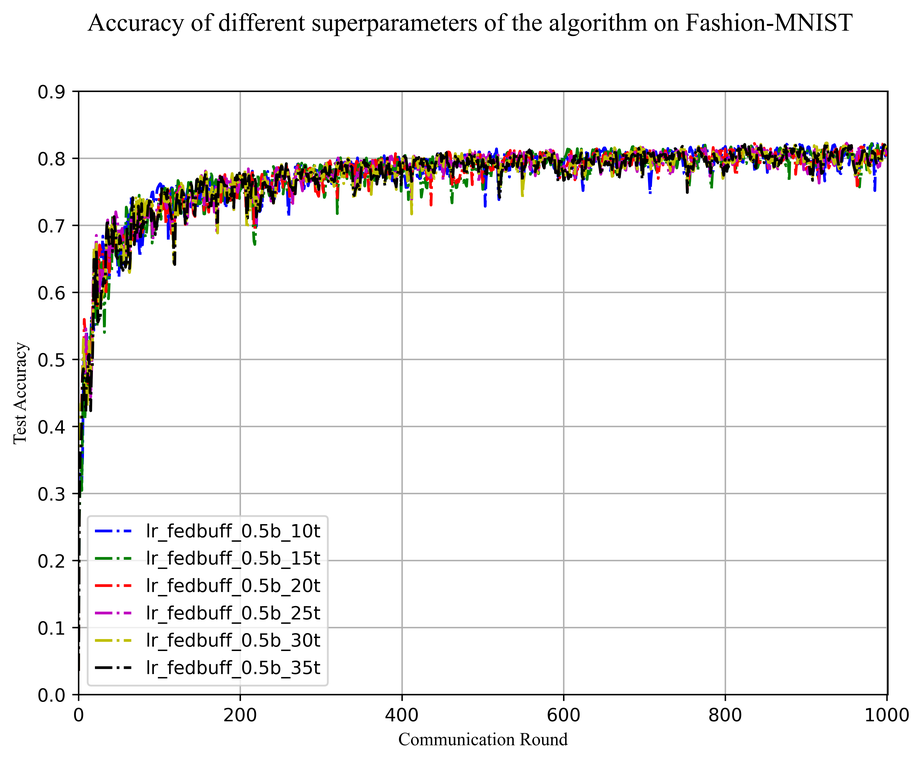
#> input picture dataplot/chaocanshu/FashionMNIST/photo/acc_7b10t_plot.png, 923 x 762 px, shrunk from 4243 x 3501 before the run
$ python pinjie.py
#> lines starting #> are read from the running program, lines starting #| are printed output that depends on the picture
from PIL import Image

# 打开三张图片
img1 = Image.open("./FashionMNIST/photo/acc_7b10t_plot.png")
#> img1 is the input picture: PIL image 923x762 RGBA; mean R, G, B, A 242.1, 241, 240.8, 255
img2 = Image.open("./Cifar10/photo/acc_3b100t_plot.png")
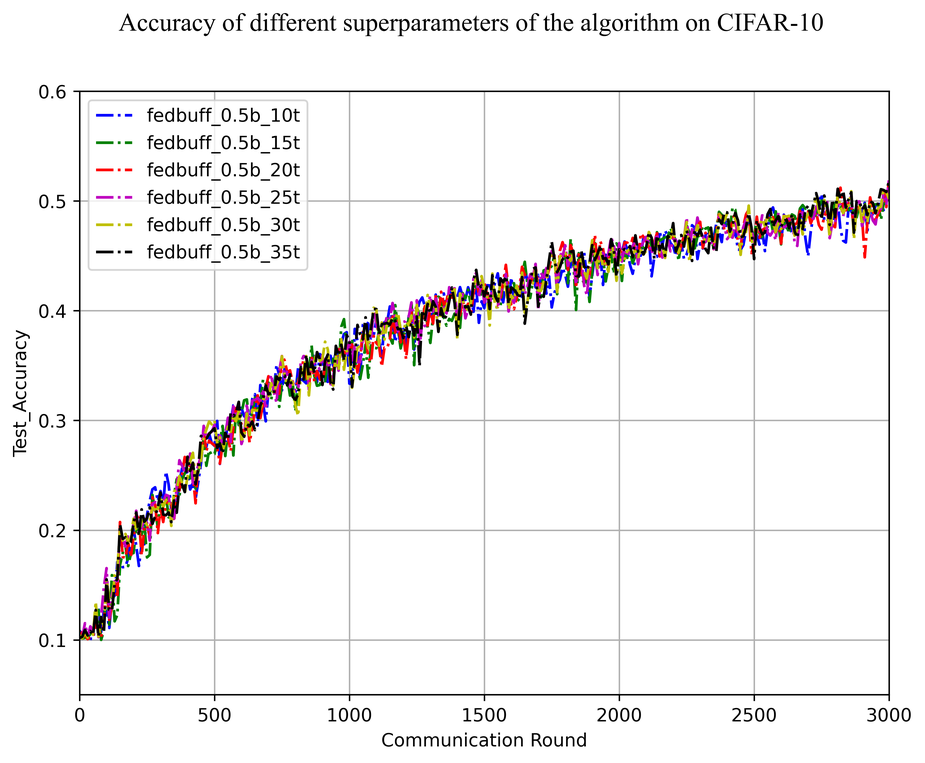
#> input picture dataplot/chaocanshu/Cifar10/photo/acc_3b100t_plot.png, 925 x 763 px, shrunk from 4251 x 3505 before the run
#> img2 is the input picture: PIL image 925x763 RGBA; mean R, G, B, A 243.1, 241.5, 241.8, 255
img3 = Image.open("./CIFAR-100/photo/acc_7b10t_plot.png")
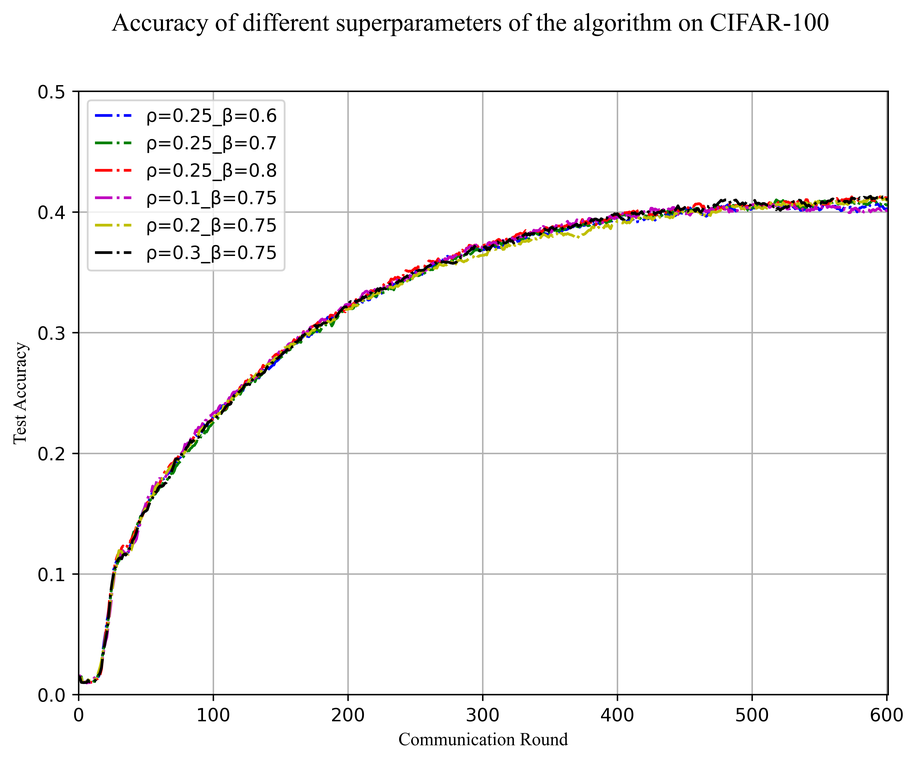
#> input picture dataplot/chaocanshu/CIFAR-100/photo/acc_7b10t_plot.png, 917 x 762 px, shrunk from 4214 x 3501 before the run
#> img3 is the input picture: PIL image 917x762 RGBA; mean R, G, B, A 247.4, 246.8, 246.7, 255

# 获取各图片的尺寸
w1, h1 = img1.size
#> w1 = 923; h1 = 762
w2, h2 = img2.size
#> w2 = 925; h2 = 763
w3, h3 = img3.size
#> w3 = 917; h3 = 762

# 计算新图的宽度和高度
total_width = w1 + w2 + w3
#> total_width = 2765
max_height = max(h1, h2, h3)
#> max_height = 763

# 创建一个空白新图（白色背景）
new_img = Image.new("RGB", (total_width, max_height), color=(255, 255, 255))
#> new_img: PIL image 2765x763 RGB; every value is 255

# 横向拼接三张图片
new_img.paste(img1, (0, 0))          # 左侧图片
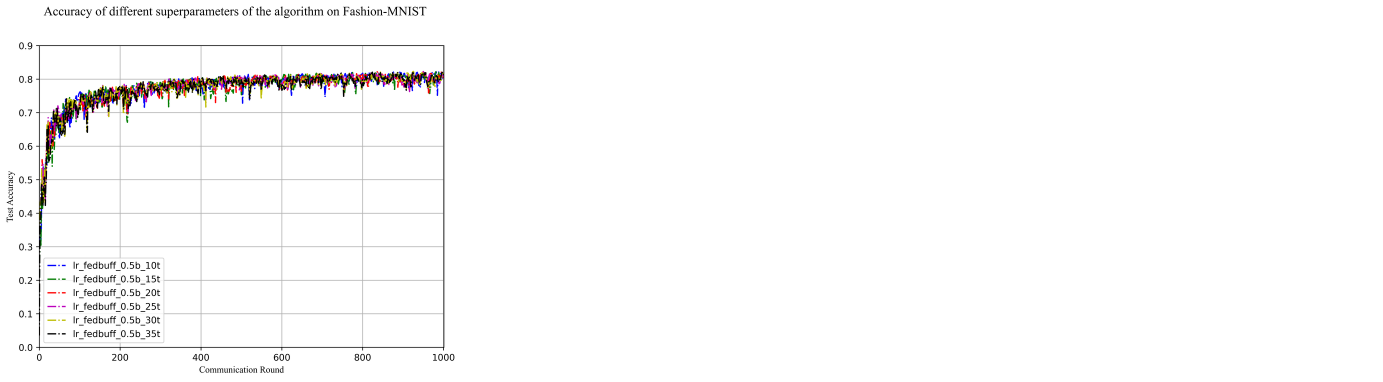
#> new_img: PIL image 2765x763 RGB (shown at 1/2 size); mean R, G, B 250.7, 250.3, 250.3
new_img.paste(img2, (w1, 0))         # 中间图片
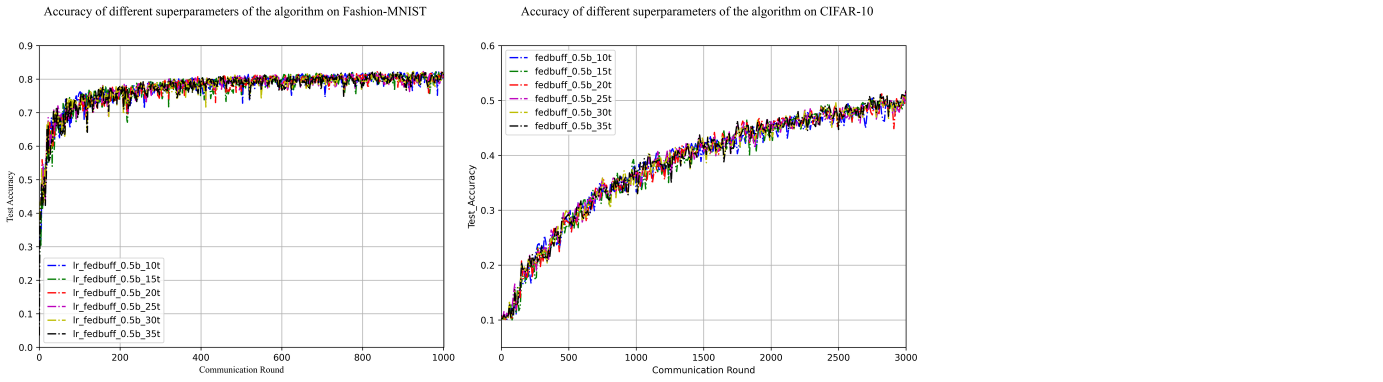
#> new_img: PIL image 2765x763 RGB (shown at 1/2 size); mean R, G, B 246.7, 245.8, 245.9
new_img.paste(img3, (w1 + w2, 0))    # 右侧图片
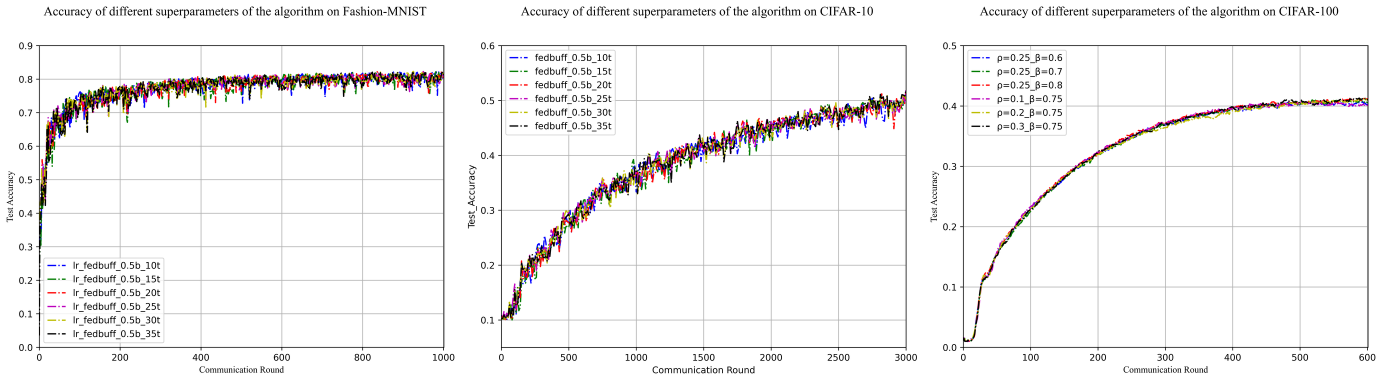
#> new_img: PIL image 2765x763 RGB (shown at 1/2 size); mean R, G, B 244.2, 243.1, 243.1

# 保存新图
new_img.save("combined_output.jpg")

print("拼接完成，已保存为 combined_output.jpg")
